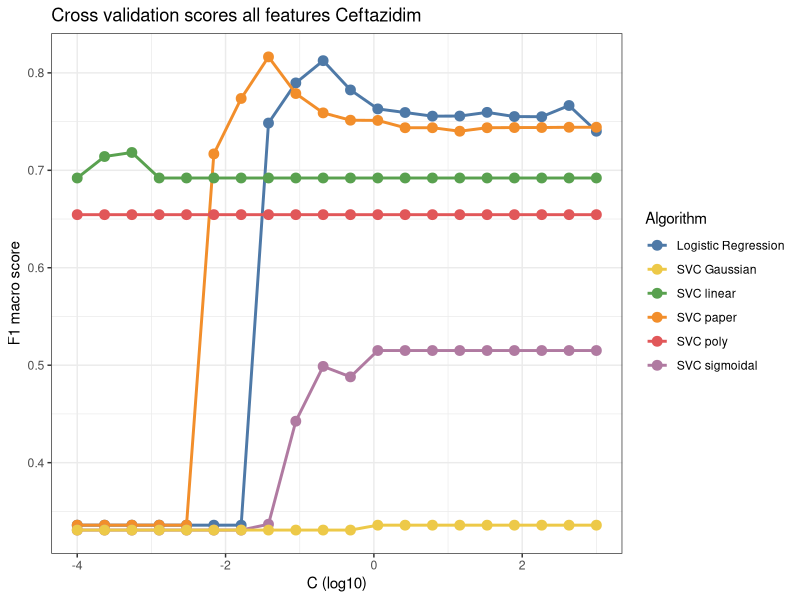
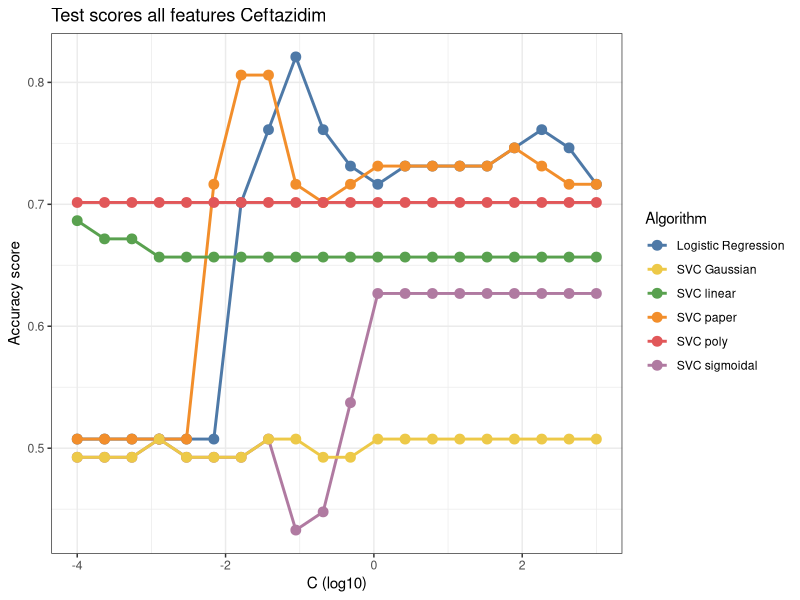

Source code (R) for these figures, in order:
library(tidyverse)

#load data
sweep_log_reg <- read_csv(
    "pipelines/results/ml_algorithms/sweep/log_reg_sweep_C_scores.csv"
)
sweep_svm_paper <- read_csv(
    "pipelines/results/ml_algorithms/sweep/svm_paper_sweep_C_scores.csv"
)
sweep_svc_linear <- read_csv(
    "pipelines/results/ml_algorithms/sweep/svc_linear_sweep_C_scores.csv"
)
sweep_svc_poly <- read_csv(
    "pipelines/results/ml_algorithms/sweep/svc_poly_sweep_C_scores.csv"
)
sweep_svc_sigmoid <- read_csv(
    "pipelines/results/ml_algorithms/sweep/svc_sigmoid_sweep_C_scores.csv"
)
sweep_svc_rbf <- read_csv(
    "pipelines/results/ml_algorithms/sweep/svc_rbf_sweep_C_scores.csv"
)

#plot cross validation scores
plot <- ggplot() +
    scale_color_manual(values = c("Logistic Regression" = "#4e79a7", "SVC paper" = "#f28e2b", "SVC linear" = "#59a14f", 
                        "SVC poly" = "#e15759", "SVC sigmoidal" = "#b07aa1", "SVC Gaussian"="#edc948")) +
    geom_line(data = sweep_log_reg, aes(x = log10(C), y = Cv_score, color = "Logistic Regression"), linewidth = 1, ) +
    geom_point(data = sweep_log_reg, aes(x = log10(C), y = Cv_score, color = "Logistic Regression"), size = 3) +
    geom_line(data = sweep_svm_paper, aes(x = log10(C), y = Cv_score, color = "SVC paper"), linewidth = 1) +
    geom_point(data = sweep_svm_paper, aes(x = log10(C), y = Cv_score, color = "SVC paper"), size = 3) +
    geom_line(data = sweep_svc_linear, aes(x = log10(C), y = Cv_score, color = "SVC linear"), linewidth = 1) +
    geom_point(data = sweep_svc_linear, aes(x = log10(C), y = Cv_score, color = "SVC linear"), size = 3) +
    geom_line(data = sweep_svc_poly, aes(x = log10(C), y = Cv_score, color = "SVC poly"), linewidth = 1) +
    geom_point(data = sweep_svc_poly, aes(x = log10(C), y = Cv_score, color = "SVC poly"), size = 3) +
    geom_line(data = sweep_svc_sigmoid, aes(x = log10(C), y = Cv_score, color = "SVC sigmoidal"), linewidth = 1) +
    geom_point(data = sweep_svc_sigmoid, aes(x = log10(C), y = Cv_score, color = "SVC sigmoidal"), size = 3) +
    geom_line(data = sweep_svc_rbf, aes(x = log10(C), y = Cv_score, color = "SVC Gaussian"), linewidth = 1) +
    geom_point(data = sweep_svc_rbf, aes(x = log10(C), y = Cv_score, color = "SVC Gaussian"), size = 3) +
    labs(title = "Cross validation scores all features Ceftazidim", x = "C (log10)", y = "F1 macro score", color = "Algorithm") +
    theme_bw()

ggsave("plots/figure_4/sweep_crossval_scores.png", plot = plot, width = 6.67, height = 6.67)

#plot scores on test set
plot <- ggplot() +
    scale_color_manual(values = c("Logistic Regression" = "#4e79a7", "SVC paper" = "#f28e2b", "SVC linear" = "#59a14f", 
                        "SVC poly" = "#e15759", "SVC sigmoidal" = "#b07aa1", "SVC Gaussian"="#edc948")) +
    geom_line(data = sweep_log_reg, aes(x = log10(C), y = Test_score, color = "Logistic Regression"), linewidth = 1) +
    geom_point(data = sweep_log_reg, aes(x = log10(C), y = Test_score, color = "Logistic Regression"), size = 3) +
    geom_line(data = sweep_svm_paper, aes(x = log10(C), y = Test_score, color = "SVC paper"), linewidth = 1) +
    geom_point(data = sweep_svm_paper, aes(x = log10(C), y = Test_score, color = "SVC paper"), size = 3) +
    geom_line(data = sweep_svc_linear, aes(x = log10(C), y = Test_score, color = "SVC linear"), linewidth = 1) +
    geom_point(data = sweep_svc_linear, aes(x = log10(C), y = Test_score, color = "SVC linear"), size = 3) +
    geom_line(data = sweep_svc_poly, aes(x = log10(C), y = Test_score, color = "SVC poly"), linewidth = 1) +
    geom_point(data = sweep_svc_poly, aes(x = log10(C), y = Test_score, color = "SVC poly"), size = 3) +
    geom_line(data = sweep_svc_sigmoid, aes(x = log10(C), y = Test_score, color = "SVC sigmoidal"), linewidth = 1) +
    geom_point(data = sweep_svc_sigmoid, aes(x = log10(C), y = Test_score, color = "SVC sigmoidal"), size = 3) +
    geom_line(data = sweep_svc_rbf, aes(x = log10(C), y = Test_score, color = "SVC Gaussian"), linewidth = 1) +
    geom_point(data = sweep_svc_rbf, aes(x = log10(C), y = Test_score, color = "SVC Gaussian"), size = 3) +
    labs(title = "Test scores all features Ceftazidim", x = "C (log10)", y = "Accuracy score", color = "Algorithm") +
    theme_bw()

ggsave("plots/figure_4/sweep_test_scores.png", plot = plot, width = 6.67, height = 6.67)
